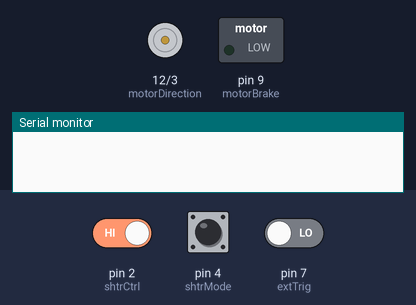
A sketch run on a simulated Arduino Uno, built with avr-gcc and run on an emulated ATmega328P. On the bench: direction and speed pins drawn as motors (green arrow = direction pin HIGH = forward, orange = LOW = backward, longer = more drive), switched loads named in the sketch (green lamp = pin HIGH), the last lines printed to the serial monitor. The inputs (shaded band) are chosen by the test bench; at power-on: pin 2 (shtrCtrl) HIGH, pin 4 (shtrMode) HIGH, pin 7 (extTrig) LOW.

Above: at 1.4 s.
1.5 s: pin 2 (shtrCtrl) driven LOW
At 2.0 s:
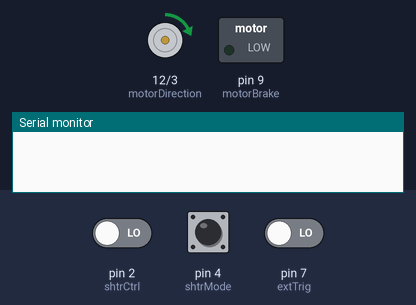
4.5 s: pin 4 (shtrMode) pulled LOW for 1 s
10.5 s: pin 2 (shtrCtrl) driven HIGH
At 11.1 s:
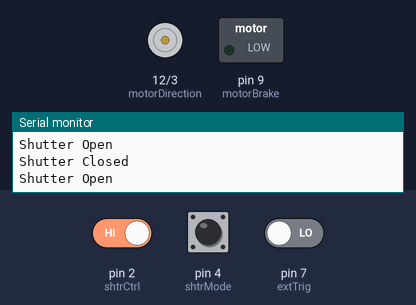
12.0 s: pin 4 (shtrMode) pulled LOW for 0.15 s
At 13.2 s:
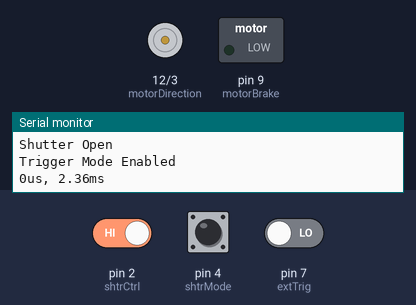
13.6 s: pin 7 (extTrig) driven HIGH
At 13.8 s:
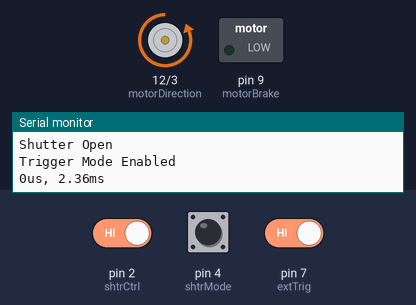
Timing chart, 0 to 16.3 s (numbered marks = the images above; inputs shaded):
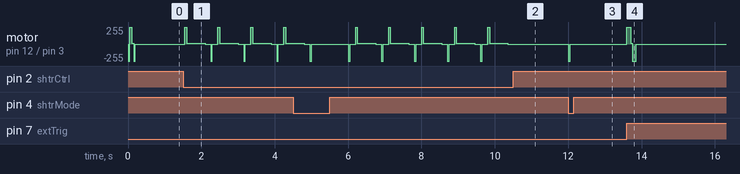

Measured:
- after the input at 1.5 s, motor on pin 12 (motorDirection) / pin 3 (motorPWM): stopped → forward 255/255 after 0.05 s, then repeats every 0.90 s: forward 14/255 0.50 s, stopped 0.15 s, backward 255/255 0.05 s, stopped 0.15 s, forward 255/255 0.05 s
- after the input at 10.5 s, motor on pin 12 (motorDirection) / pin 3 (motorPWM): stops changing and stays stopped
- after the input at 12.0 s, motor on pin 12 (motorDirection) / pin 3 (motorPWM): stopped → backward 255/255 at once, → stopped 0.05 s later
- after the input at 13.6 s, motor on pin 12 (motorDirection) / pin 3 (motorPWM): stopped → forward 255/255 at once, → backward 255/255 0.10 s later, → stopped 0.15 s later

The sketch:

shutter_controller.ino
```cpp
/*
Shutter Control Driver v0.7 (13/11/12, A. Sanders)
For use with standard drive circuit.
ASCII controlled commands enabled.
*/

// Inputs
const int shtrCtrl = 2;
const int shtrMode = 4;
const int endTrig = 6;
const int extTrig = 7;
// Outputs
const int motorDirection = 12;
const int motorPWM = 3;
const int motorBrake = 9;

// Pin-to-Bit
// PORTD
const int shtrCtrl_bit = 2;
const int motorPWM_bit = 3;
const int shtrMode_bit = 4;
const int endTrig_bit = 6;
const int extTrig_bit = 7;
// PORTB
const int motorBrake_bit = 1;
const int motorDirection_bit = 4;

// Declarations
String inputString = "";
boolean stringComplete = false;

int shtr;
float current;
float V_supply = 18.0;
int V_hold = (1.0/V_supply)*255;

void setup(){
  pinMode(shtrCtrl, INPUT);
  pinMode(shtrMode, INPUT);
  pinMode(endTrig, INPUT);
  pinMode(extTrig, INPUT);
  pinMode(motorDirection, OUTPUT);
  pinMode(motorPWM, OUTPUT);
  pinMode(motorBrake, OUTPUT);

  Serial.begin(9600);
  inputString.reserve(200);

  initialiseMotor();
}

void loop(){
  /* Serial Commands and Communications */
  if (stringComplete) {
    if (inputString == "test") Serial.println("Test Sequence Enabled");
    else if (inputString == "open") openShtr();
    else if (inputString == "close") closeShtr();
    else if (inputString == "flip") flipShtr();
    else if (inputString == "trig") trigSeq();
    inputString = "";
    stringComplete = false;
  }

  /* Manual Controls */
  if (digitalRead(shtrMode) == LOW) trigSeq();
  else if (digitalRead(shtrCtrl) == LOW) flipShtr();
  delay(150);
}
```

serialEvent.ino
```cpp
/* requires delcaration of:
String inputString = "";
boolean stringComplete = false;
and line:
Serial.begin(9600);
inputString.reserve(200);
in setup() */

void serialEvent(){
  /* Serial Communications */
  while (Serial.available()) {
    char inChar = (char)Serial.read();
    if (inChar == '\n'){
      stringComplete = true;
      break;}
    inputString += inChar;
    //if (inChar == '\n') stringComplete = true;
  }
}
```

shutter_controls.ino
```cpp
void chopShtr(float f){
  float t = 1/f;
  analogWrite(motorPWM, 255);
  int i = 4;
  while(i--){
    bitSet(PORTB, motorDirection_bit);
    delay(t/2);
    bitClear(PORTB, motorDirection_bit);
    delay(t/2);
    Serial.println(i);
  }
  analogWrite(motorPWM, 0);
}

void closeShtr(){
  analogWrite(motorPWM, 255);
  digitalWrite(motorDirection, LOW);
  delay(50);
  analogWrite(motorPWM, 0);
  shtr = 0;
}

void openShtr(){
  analogWrite(motorPWM,255);
  digitalWrite(motorDirection, HIGH);
  delay(50);
  analogWrite(motorPWM, V_hold);
  delay(50);
  analogWrite(motorPWM, 0);
  shtr = 1;
}

void flipShtr(){
  analogWrite(motorPWM,255);
  PORTB ^= bit(motorDirection_bit);
  delay(50);
  if (digitalRead(motorDirection) == HIGH) {
    analogWrite(motorPWM, V_hold);
    delay(500);
    analogWrite(motorPWM, 0);
  }
  else analogWrite(motorPWM, 0);
  shtr ^= 1;
  Serial.print("Shutter ");
  if (shtr == 0) Serial.println("Closed");
  else Serial.println("Open");
}
```

shutter_initialisation.ino
```cpp
void initialiseMotor(){
  analogWrite(motorPWM, 255);
  digitalWrite(motorBrake, LOW);
  digitalWrite(motorDirection, LOW);
  analogWrite(motorPWM, 0);
  closeShtr();
  openShtr();
  closeShtr();
}
```

shutter_trigger.ino
```cpp
void trigSeq(){
  /* Trigger Mode */
  Serial.println("Trigger Mode Enabled");
  closeShtr();

  /* Get exposure parameters */
  int exp_time = Serial.parseInt();      // exposure time in microseconds
  float t_range = 256 * (exp_time + 9.2);  // total exposure time in microseconds
  Serial.print(exp_time);
  Serial.print("us, ");
  Serial.print(t_range/1000);
  Serial.println("ms");

  /* Trigger Loop */
  while (true) {

    /* exit from armed trigger mode */
    if (stringComplete) {
      if (inputString == "exit") {
        Serial.println("Exit Requested");
        break;
      }
      inputString = "";
      stringComplete = false;
    }

    /* wait for trigger */
    if (bitRead(PIND, extTrig_bit)){
      /* open shutter for exposure */
      analogWrite(motorPWM, 255);        // open shutter first to minimise opening delay
      bitSet(PORTB, motorDirection_bit);
      unsigned long t, t0 = millis();    // begin timing exposure once is shutter opening
      delay(100);
      analogWrite(motorPWM, V_hold);
      delay(50);
      analogWrite(motorPWM, 0);
      /* leave the shutter open for the full exposure */
      //delay(t_range/1000);
      while (t-t0 <= t_range/1000) {
        t = millis();
        if (t-t0 > 2000) break;
      }
      /* close shutter after exposure is complete */
      analogWrite(motorPWM, 255);
      bitClear(PORTB, motorDirection_bit);
      delay(50);
      analogWrite(motorPWM, 0);
      /* finish sequence */
      Serial.println("Triggered");
      break;
    }
    //else if (bitRead(PIND, endTrig_bit)) break;
    else if (!bitRead(PIND, shtrCtrl_bit)) break;
  }
  closeShtr();
  Serial.println("Sequence Complete");
}
```
